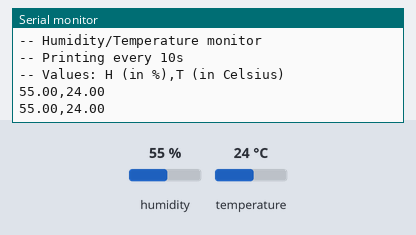
Recording of a sketch running on a simulated Arduino Uno, built with avr-gcc and run on an emulated ATmega328P. Parts: the last lines printed to the serial monitor. The inputs (shaded band) are chosen by the test bench; at power-on: humidity 55 %, temperature 24 °C.

Above: at 10.8 s.
10.9 s: humidity set to 22 %
At 20.7 s:
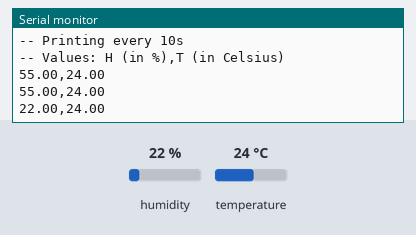
20.9 s: temperature set to 12 °C
At 30.7 s:
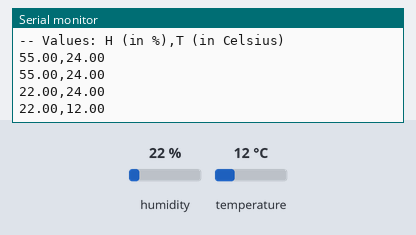
30.9 s: humidity set to 40 %
At 40.4 s:
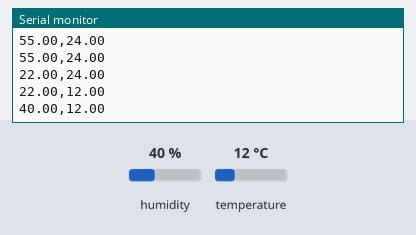
Timing chart, 0 to 41.9 s (numbered marks = the images above; inputs shaded):
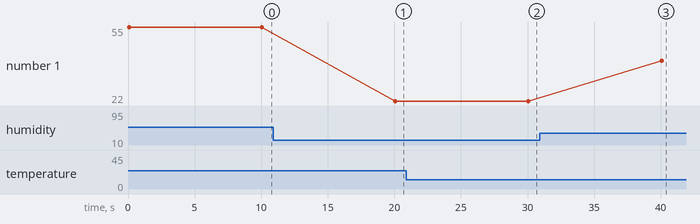

The sketch:

sensors.ino
```cpp
#include "DHT.h"

#define DHTPIN 2
#define DHTTYPE DHT22
#define INTERVAL_SEC 10

DHT dht(DHTPIN, DHTTYPE);

void setup() {
  Serial.begin(9600);
  Serial.println("-- Humidity/Temperature monitor");
  Serial.print("-- Printing every ");
  Serial.print(INTERVAL_SEC);
  Serial.println("s");
  Serial.println("-- Values: H (in %),T (in Celsius)");
  dht.begin();
}

void loop() {
  float h = dht.readHumidity();
  float t = dht.readTemperature();

  if (isnan(h) || isnan(t)) {
    Serial.println("Failed to read from DHT sensor");
    return;
  }

  Serial.print(h);
  Serial.print(",");
  Serial.print(t);
  Serial.print("\n");

  delay(10000);
}
```

Measured:
- after the input at 10.9 s, the serial monitor: prints a new line after 9.2 s (image 1)
- after the input at 20.9 s, the serial monitor: prints a new line after 9.2 s (image 2)
- after the input at 30.9 s, the serial monitor: prints a new line after 9.2 s (image 3)
- plotted number 1: 55 → 22 after the input at 10.9 s, 22 → 40 after the input at 30.9 s
